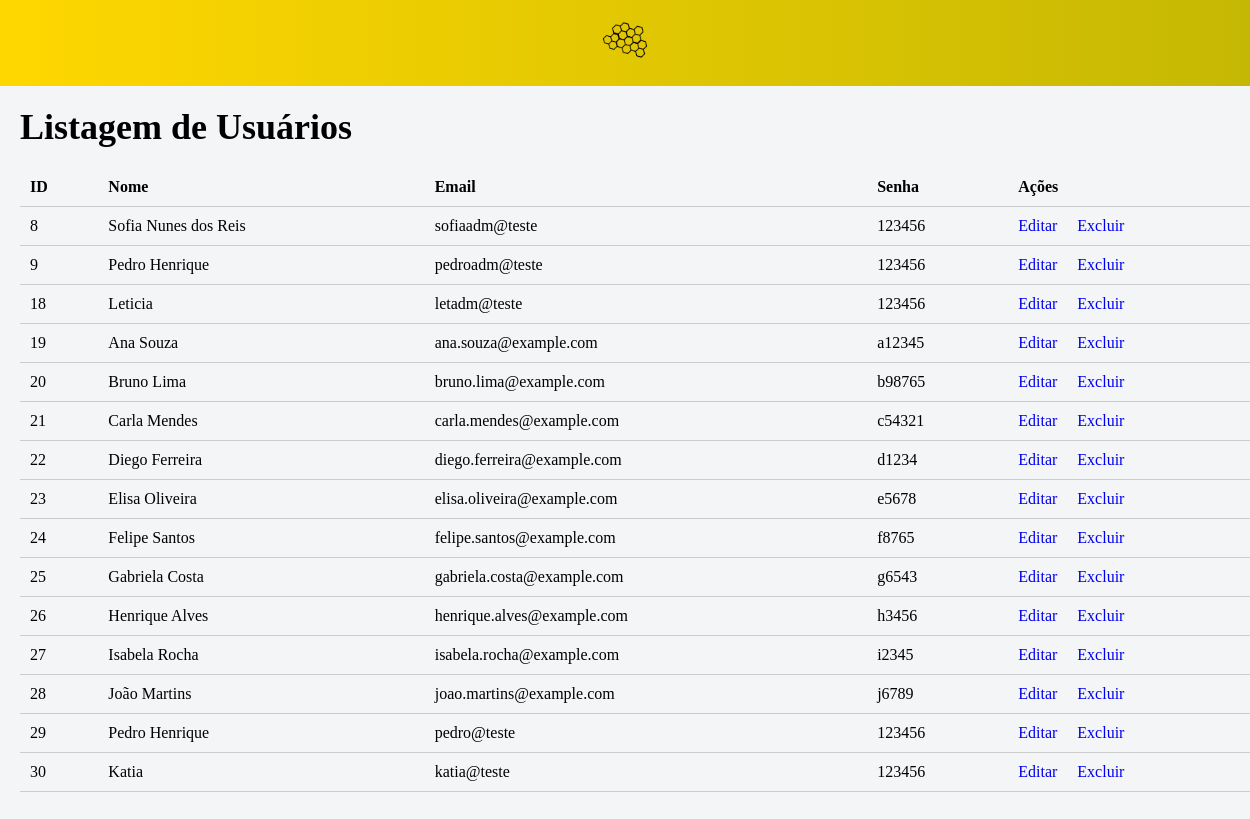
The page /listar_usuarios.php (signed in) on the database its author committed.
### tables this page shows
CREATE TABLE `usuarios` (
  `id` int(11) NOT NULL,
  `nome` varchar(140) NOT NULL,
  `email` varchar(70) NOT NULL,
  `senha` varchar(6) NOT NULL,
  `role` varchar(5) NOT NULL
);

### listar_usuarios.php (the view, shortened to what this page needs)
<?php
require "conn.php";
$sql = "SELECT * FROM usuarios";
$stmt = $pdo->query($sql);
$usuarios = $stmt->fetchAll(PDO::FETCH_ASSOC);
?>
<!DOCTYPE html>
<html lang="en">
<head>
    <link rel="stylesheet" href="assets/css/global.css">
    <link rel="stylesheet" href="assets/css/usuarios.css">
</head>
<body>
<header id="header">
    <div class="menu">
    <a href="index.php" class="logo-container"> <img src="assets/img/logo.png" class="logo" alt="Logo"></a>
    </div>
</header>
<div class="container">
    <h1>Listagem de Usuários</h1>
    <table class="table">
        <thead>
            <tr>
                <th>ID</th>
                <th>Nome</th>
                <th>Email</th>
                <th>Senha</th>
                <th>Ações</th>
            </tr>
        </thead>
        <tbody>
            <?php foreach ($usuarios as $usuario): ?>
                <tr>
                    <td><?= $usuario['id']; ?></td>
                    <td><?= $usuario['nome']; ?></td>
                    <td><?= $usuario['email']; ?></td>
                    <td><?= $usuario['senha']; ?></td>
                    <td>
                        <div class="actions">
                        <a href="editar_usuario.php?id=<?= $usuario['id']; ?>">Editar</a>
                        <a href="excluir_usuario.php?id=<?= $usuario['id']; ?>">Excluir</a>
                        </div>
                    </td>
                </tr>
            <?php endforeach; ?>
        </tbody>
    </table>
</div>
</body>
</html>

### assets/css/global.css (style rules this page uses)
* { margin: 0; padding: 0; text-decoration: none; list-style: none; }
:root { --yellow: #FFD700; --yellow-dark: #c5b804; --white: #FFF; --title: #313131; --text: #646464; --linear: linear-gradient(90deg, var(--yellow) 0%, var(--yellow-dark) 100%); }
html { scroll-behavior: smooth; }
body { background-color: #f3f5f7; }
.container { width: 100%; height: 100vh; display: flex; flex-direction: column; justify-content: space-between; }
#header, #footer { background: var(--linear); padding: 5vh 5vh 5vh 5vh; color: var(--white); font-family: 'Lexend Deca'; font-size: 13px; }
#header { display: flex; justify-content: space-between; align-items: center; padding: 10px; position: relative; }
.menu { flex: 1; display: flex; justify-content: center; }
.logo { width: 90px; height: 60px; }
.menu img, .menu i { text-decoration: none; color: var(--white); }
.menu a { color: var(--white); text-decoration: none; }

### assets/css/usuarios.css (style rules this page uses)
.container { margin: 0 auto; padding: 20px; }
.logo { width: 100px; height: 50px; object-fit: contain; }
.menu { display: flex; justify-content: center; align-items: center; flex: 1; }
.menu a { color: var(--white); font-size: 24px; margin: 0 10px; }
.logo { width: 90px; height: 60px; margin: 0 auto; }
.container h1 { margin-bottom: 20px; font-size: 36px; }
.table { width: 100%; border-collapse: collapse; margin-bottom: 2000px; }
.table th, .table td { padding: 10px; border-bottom: 1px solid #ccc; text-align: left; }
.actions { display: flex; gap: 20px; }

### rows shown on the page
usuarios: id "8", nome "Sofia Nunes dos Reis", email "sofiaadm@teste", senha "123456"
usuarios: id "9", nome "Pedro Henrique", email "pedroadm@teste", senha "123456"
usuarios: id "18", nome "Leticia", email "letadm@teste", senha "123456"
usuarios: id "19", nome "Ana Souza", email "ana.souza@example.com", senha "a12345"
usuarios: id "20", nome "Bruno Lima", email "bruno.lima@example.com", senha "b98765"
usuarios: id "21", nome "Carla Mendes", email "carla.mendes@example.com", senha "c54321"
usuarios: id "22", nome "Diego Ferreira", email "diego.ferreira@example.com", senha "d1234"
usuarios: id "23", nome "Elisa Oliveira", email "elisa.oliveira@example.com", senha "e5678"
usuarios: id "24", nome "Felipe Santos", email "felipe.santos@example.com", senha "f8765"
usuarios: id "25", nome "Gabriela Costa", email "gabriela.costa@example.com", senha "g6543"
usuarios: id "26", nome "Henrique Alves", email "henrique.alves@example.com", senha "h3456"
usuarios: id "27", nome "Isabela Rocha", email "isabela.rocha@example.com", senha "i2345"
usuarios: id "28", nome "João Martins", email "joao.martins@example.com", senha "j6789"
usuarios: id "29", nome "Pedro Henrique", email "pedro@teste", senha "123456"
usuarios: id "30", nome "Katia", email "katia@teste", senha "123456"
